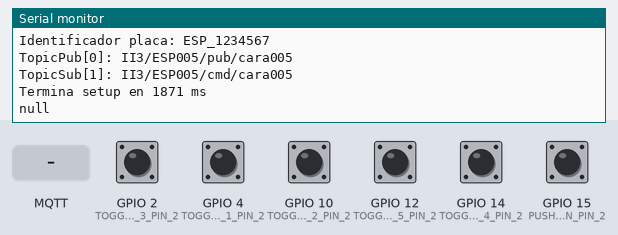
A sketch run on a simulated ESP32. Parts: the last lines printed to the serial monitor. Inputs (shaded band) come from the test bench; at power-on: GPIO 2 (TOGGLESWITCH_3_PIN_2), GPIO 4 (TOGGLESWITCH_1_PIN_2), GPIO 10 (TOGGLESWITCH_2_PIN_2), GPIO 12 (TOGGLESWITCH_5_PIN_2), GPIO 14 (TOGGLESWITCH_4_PIN_2), GPIO 15 (PUSHBUTTON_PIN_2) LOW. No MQTT or app messages arrive unless stated.

Above: at 3.0 s.
3.1 s: MQTT message "0" arrives on the first subscribed topic
At 3.7 s:
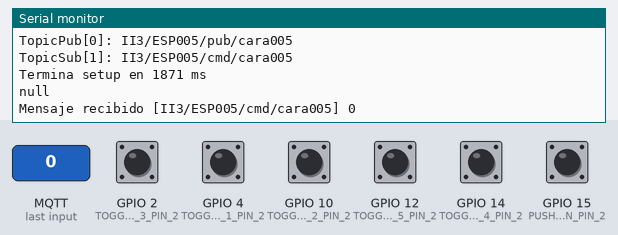
6.1 s: GPIO 15 (PUSHBUTTON_PIN_2) pulled HIGH for 0.15 s
At 7.1 s:
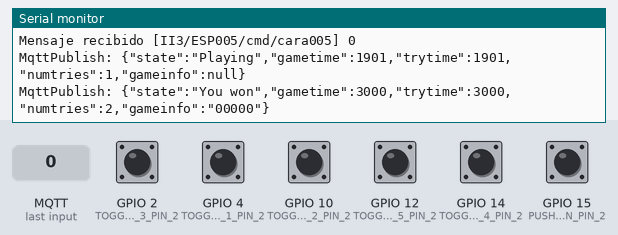
7.7 s: MQTT message "on" arrives on the first subscribed topic
At 8.4 s:
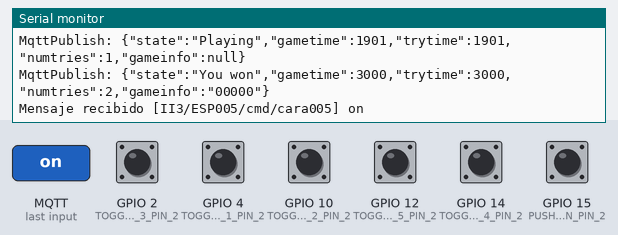
9.2 s: MQTT message "off" arrives on the first subscribed topic
At 10.7 s:
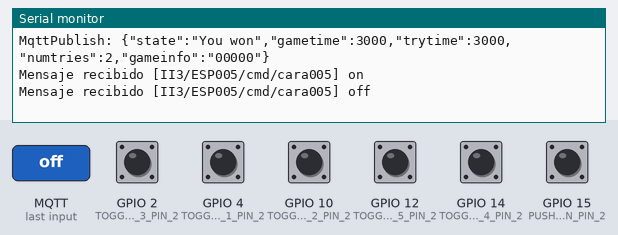

Measured:
- after the input at 3.1 s, the serial monitor: prints a new line at once (image 1)
- after the input at 6.1 s, the serial monitor: prints a new line at once (image 2)
- after the input at 7.7 s, the serial monitor: prints a new line at once (image 3)
- after the input at 9.2 s, the serial monitor: prints a new line at once (image 4)

The sketch:

cara005.ino
```cpp
/*******************************************************
Enter the next value of a discrete equation sequence of an
IQ test in binary by means of switches and a button.
The possible number to represent will be 2^n-1,
thus having for n = 5 switches, the representation
of the range [0-31].
The button will be used to send the correct answer.
********************************************************/
// Include Libraries
#include <infra.h>
#include <ArduinoJson.h>
#include <Button.h>

Infra objInfra;
char *strTopicPub = "II3/ESP005/pub/cara005"; // topic principal para publicar contenido y lastwill
char *strTopicCmd = "II3/ESP005/cmd/cara005"; // topic para recibir peticiones de comando

// Pin Definitions
#define PUSHBUTTON_PIN_2 15
#define TOGGLESWITCH_1_PIN_2 4
#define TOGGLESWITCH_2_PIN_2 10
#define TOGGLESWITCH_3_PIN_2 2
#define TOGGLESWITCH_4_PIN_2 14
#define TOGGLESWITCH_5_PIN_2 12

// object initialization
Button pushButton(PUSHBUTTON_PIN_2);
Button ToggleSwitch_1(TOGGLESWITCH_1_PIN_2);
Button ToggleSwitch_2(TOGGLESWITCH_2_PIN_2);
Button ToggleSwitch_3(TOGGLESWITCH_3_PIN_2);
Button ToggleSwitch_4(TOGGLESWITCH_4_PIN_2);
Button ToggleSwitch_5(TOGGLESWITCH_5_PIN_2);

void setup()
{
  pushButton.init();
  ToggleSwitch_1.init();
  ToggleSwitch_2.init();
  ToggleSwitch_3.init();
  ToggleSwitch_4.init();
  ToggleSwitch_5.init();

  /* setup de infrastructura */
  objInfra.mqttTopicsPub[TOPIC_MAIN] = strTopicPub;
  //  objInfra.mqttTopicsSub[TOPIC_NUM_CFG] = strTopicCfg;
  objInfra.mqttTopicsSub[TOPIC_NUM_CMD] = strTopicCmd;
  objInfra.Setup(mqttCallback);
}

// define vars for program
int GameAns = 0;

void mqttCallback(char *topic, byte *payload, unsigned int length)
{
  char *mensaje = (char *)malloc(length + 1);
  strncpy(mensaje, (char *)payload, length);
  mensaje[length] = '\0';
  Serial.printf("Mensaje recibido [%s] %s\n", topic, mensaje);

  if (strcmp(topic, strTopicCmd) == 0)
  {
    GameAns = atoi(mensaje);
    objInfra.ReportStart(NULL);
  }
  free(mensaje);
}

void loop()
{
  static char strSwitches[] = "_____";
  objInfra.Loop();
  if (!objInfra.GameRunning())
    return;

  bool pushButtonVal = pushButton.read();
  std::array<int, 5> vectorSwitches{ // array of switches
      ToggleSwitch_1.read(),
      ToggleSwitch_2.read(),
      ToggleSwitch_3.read(),
      ToggleSwitch_4.read(),
      ToggleSwitch_5.read()};

  int enteroEquivalente = 0;

  for (int i = 0; i < 5; i++) // binary to integer
  {
    enteroEquivalente += vectorSwitches[i] << i;
    strSwitches[i] = vectorSwitches[i] ? '1' : '0';
  }

  if (pushButtonVal == HIGH) // send rensponse
  {
    if (enteroEquivalente == GameAns) // condition to win
    {
      objInfra.ReportSuccess(strSwitches);
    }
    else
      objInfra.ReportFailure(strSwitches);
  }
}
```
